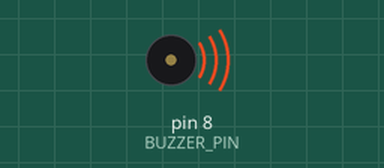
This sketch was run on a simulated Arduino Uno, built with avr-gcc and run on an emulated ATmega328P. Parts: buzzer (waves = sounding).

Above: at 0.8 s.
At 12.7 s:
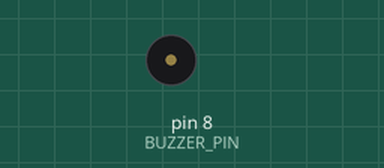
Timing chart, 0 to 22.3 s (numbered marks = the images above):
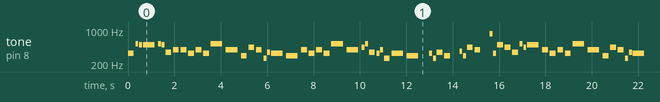

Measured:
- by itself, tone on pin 8 (BUZZER_PIN): plays 330 Hz for 0.25 s, 523 Hz for 0.13 s, 494 Hz for 0.13 s, 494 Hz for 0.50 s, 523 Hz for 0.13 s, 494 Hz for 0.13 s … (355 notes in this stretch)

The sketch:

home_alone.ino
```cpp
// (licence header left out)
#include "pitches.h"

#define BUZZER_PIN 8

int melody[] = {
  NOTE_E4, NOTE_C5, NOTE_B4, NOTE_B4,
  NOTE_C5, NOTE_B4, NOTE_F4, NOTE_G4,
  NOTE_G4, NOTE_E4, NOTE_G4, NOTE_E4,
  NOTE_C5, NOTE_G4,
  NOTE_D4, NOTE_A4, NOTE_G4, NOTE_C4, NOTE_F4,
  NOTE_E4, NOTE_D4,
  NOTE_G4, NOTE_E4, NOTE_G4, NOTE_E4,
  NOTE_C5, NOTE_G4,
  NOTE_A4, NOTE_C5, NOTE_F4, NOTE_E4, NOTE_G4, NOTE_C4,
  NOTE_E4, NOTE_D4,
  REST, NOTE_E4,NOTE_C4, NOTE_F4, NOTE_D4,
  REST, NOTE_FS4, NOTE_D4, NOTE_A4, NOTE_G4,
  REST, NOTE_GS5, NOTE_E4, NOTE_B4, NOTE_A4,
  NOTE_F4, NOTE_C5, NOTE_A4, NOTE_B4,
  NOTE_G4, NOTE_E4, NOTE_G4, NOTE_E4,
  NOTE_C5, NOTE_G4,
  NOTE_D4, NOTE_A4, NOTE_G4, NOTE_C4, NOTE_F4,
  NOTE_E4, NOTE_D4,
  NOTE_G4, NOTE_E4, NOTE_G4, NOTE_E4,
  NOTE_C5, NOTE_G4,
  REST, NOTE_A4, NOTE_B4, NOTE_C5, NOTE_G4, NOTE_E4,
  REST, NOTE_A4, NOTE_B4, NOTE_C5, NOTE_G4, NOTE_E4,
  REST, NOTE_A4, NOTE_B4, NOTE_C5, NOTE_G4, NOTE_E4,
  NOTE_C4, NOTE_C5, NOTE_B4,
  NOTE_D5, NOTE_E4, NOTE_G4, NOTE_E4,
  NOTE_C5, NOTE_G4,
  NOTE_C5
};

int durations[] = {
  4, 8, 8, 2,
  8, 8, 4, 4,
  4, 4, 4, 4,
  2, 2,
  4, 4, 4, 8, 8,
  2, 2,
  4, 4, 4, 4,
  2, 2,
  8, 8, 4, 8, 8, 4,
  2, 2,
  4, 8, 8, 4, 4,
  4, 8, 8, 4, 4,
  4, 8, 8, 4, 4,
  4, 8, 8, 2,
  4, 4, 4, 4,
  2, 2,
  4, 4, 4, 8, 8,
  2, 2,
  4, 4, 4, 4,
  2, 2,
  4, 16, 16, 8, 4, 4,
  4, 16, 16, 8, 4, 4,
  4, 16, 16, 8, 4, 4,
  4, 2, 4,
  4, 4, 4, 4,
  2, 2,
  1
};

void setup()
{
  pinMode(BUZZER_PIN, OUTPUT);
}

void loop()
{
  int size = sizeof(durations) / sizeof(int);

  for (int note = 0; note < size; note++) {
    //to calculate the note duration, take one second divided by the note type.
    //e.g. quarter note = 1000 / 4, eighth note = 1000/8, etc.
    int duration = 1000 / durations[note];
    tone(BUZZER_PIN, melody[note], duration);

    //to distinguish the notes, set a minimum time between them.
    //the note's duration + 30% seems to work well:
    int pauseBetweenNotes = duration * 1.30;
    delay(pauseBetweenNotes);

    //stop the tone playing:
    noTone(BUZZER_PIN);
  }
}
```
